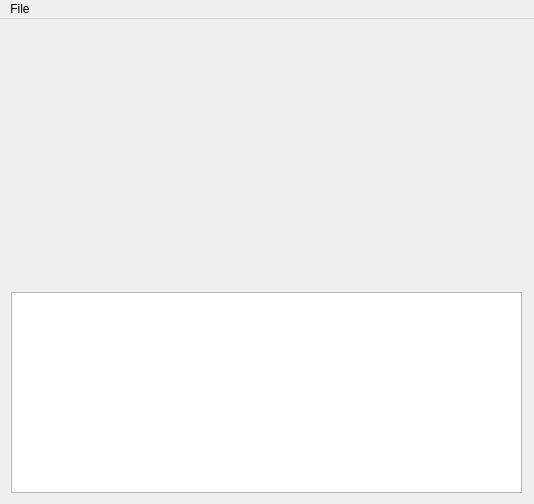
<?xml version="1.0" encoding="UTF-8"?>
<ui version="4.0">
 <class>MainWindow</class>
 <widget class="QMainWindow" name="MainWindow">
  <property name="geometry">
   <rect>
    <x>0</x>
    <y>0</y>
    <width>530</width>
    <height>502</height>
   </rect>
  </property>
  <property name="windowTitle">
   <string>MainWindow</string>
  </property>
  <widget class="QWidget" name="centralWidget">
   <layout class="QGridLayout" name="gridLayout">
    <item row="0" column="0" colspan="2">
     <widget class="RenderArea" name="pictureArea" native="true">
      <property name="minimumSize">
       <size>
        <width>512</width>
        <height>256</height>
       </size>
      </property>
      <property name="maximumSize">
       <size>
        <width>512</width>
        <height>256</height>
       </size>
      </property>
     </widget>
    </item>
    <item row="1" column="0" colspan="2">
     <widget class="QPlainTextEdit" name="outputText">
      <property name="sizePolicy">
       <sizepolicy hsizetype="Fixed" vsizetype="Fixed">
        <horstretch>0</horstretch>
        <verstretch>0</verstretch>
       </sizepolicy>
      </property>
      <property name="minimumSize">
       <size>
        <width>511</width>
        <height>201</height>
       </size>
      </property>
      <property name="maximumSize">
       <size>
        <width>511</width>
        <height>201</height>
       </size>
      </property>
      <property name="font">
       <font>
        <family>Courier New</family>
        <pointsize>10</pointsize>
       </font>
      </property>
      <property name="plainText">
       <string/>
      </property>
      <property name="textInteractionFlags">
       <set>Qt::TextSelectableByKeyboard|Qt::TextSelectableByMouse</set>
      </property>
     </widget>
    </item>
   </layout>
  </widget>
  <widget class="QMenuBar" name="menuBar">
   <property name="geometry">
    <rect>
     <x>0</x>
     <y>0</y>
     <width>530</width>
     <height>21</height>
    </rect>
   </property>
   <widget class="QMenu" name="menuFile">
    <property name="title">
     <string>File</string>
    </property>
    <addaction name="actionOpen"/>
   </widget>
   <addaction name="menuFile"/>
  </widget>
  <action name="actionOpen">
   <property name="text">
    <string>Open</string>
   </property>
  </action>
 </widget>
 <layoutdefault spacing="6" margin="11"/>
 <customwidgets>
  <customwidget>
   <class>RenderArea</class>
   <extends>QWidget</extends>
   <header location="global">renderarea.h</header>
   <container>1</container>
  </customwidget>
 </customwidgets>
 <resources/>
 <connections/>
</ui>
